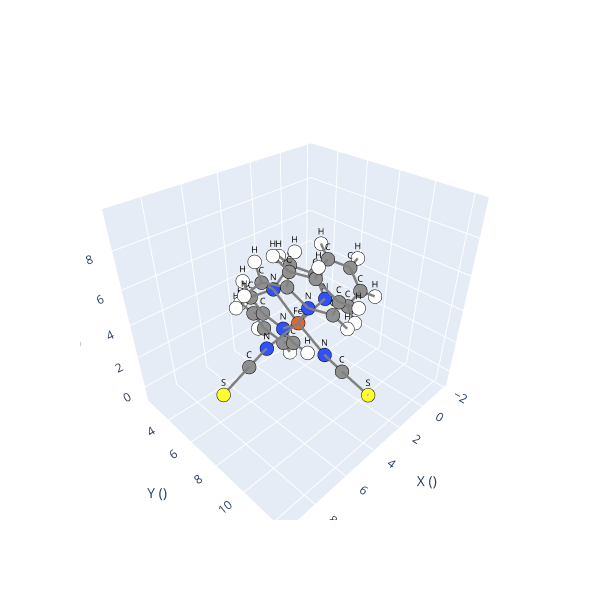

The notebook cell saved with this chart:
### Code cell
## All species can be visualized with the .view() method:
mol.view()

### Figure 1 — Plotly figure (JSON) as saved in the notebook; plotly's stock layout.template omitted (floating-point values rounded to 4 significant figures)
{"data": [{"hoverinfo": "text", "marker": {"color": ["#E06633", "#FFFF30", "#FFFF30", "#3050F8", "#3050F8", "#3050F8", "#3050F8", "#3050F8", "#3050F8", "#909090", "#FFFFFF", "#909090", "#FFFFFF", "#909090", "#FFFFFF", "#909090", "#FFFFFF", "#909090", "#909090", "#FFFFFF", "#FFFFFF", "#909090", "#FFFFFF", "#909090", "#FFFFFF", "#909090", "#909090", "#FFFFFF", "#FFFFFF", "#909090", "#FFFFFF", "#909090", "#FFFFFF", "#909090", "#FFFFFF", "#909090", "#FFFFFF", "#909090", "#909090", "#FFFFFF", "#FFFFFF", "#909090", "#909090", "#909090", "#FFFFFF", "#909090", "#FFFFFF"], "line": {"color": "black", "width": 1}, "size": 8}, "mode": "markers", "showlegend": false, "text": ["Fe", "S", "S", "N", "N", "N", "N", "N", "N", "C", "H", "C", "H", "C", "H", "C", "H", "C", "C", "H", "H", "C", "H", "C", "H", "C", "C", "H", "H", "C", "H", "C", "H", "C", "H", "C", "H", "C", "C", "H", "H", "C", "C", "C", "H", "C", "H"], "type": "scatter3d", "x": [4.209, 8.744, 3.337, 2.269, 3.868, 4.642, 4.365, 3.97, 6.114, 3.276, 3.053, 2.991, 2.612, 3.272, 3.084, 3.841, 4.029, 4.122, 4.829, 5.788, 4.631, 1.284, 1.509, 0.6165, 0.4065, 1.92, 3.059, 2.912, 3.086, 4.487, 4.092, 4.89, 4.784, 5.449, 5.724, 5.593, 5.965, 5.184, 5.382, 5.278, 6.276, 3.738, 7.199, -0.04127, -0.6979, -0.389, -1.279], "y": [7.709, 7.739, 11.5, 7.595, 6.26, 8.788, 6.192, 9.235, 7.626, 6.362, 7.207, 5.269, 5.377, 4.008, 3.256, 3.881, 3.043, 5.025, 5.026, 5.079, 4.206, 8.254, 8.958, 6.192, 5.482, 6.564, 5.952, 4.996, 6.321, 10.09, 10.6, 10.73, 11.65, 9.97, 10.37, 8.625, 8.098, 8.046, 6.592, 6.058, 6.447, 10.16, 7.654, 7.933, 8.423, 6.878, 6.632], "z": [4.145, 2.694, 1.428, 4.538, 2.845, 5.756, 5.431, 2.943, 3.676, 1.633, 1.315, 0.8581, 0.01692, 1.34, 0.8293, 2.601, 2.957, 3.312, 4.649, 4.516, 5.128, 3.91, 3.346, 5.531, 6.091, 5.35, 6.098, 6.174, 6.995, 5.959, 5.289, 7.134, 7.237, 8.138, 8.933, 7.95, 8.622, 6.763, 6.445, 7.249, 6.095, 2.319, 3.265, 4.065, 3.625, 4.878, 4.984]}, {"hoverinfo": "none", "mode": "text", "showlegend": false, "text": ["Fe", "S", "S", "N", "N", "N", "N", "N", "N", "C", "H", "C", "H", "C", "H", "C", "H", "C", "C", "H", "H", "C", "H", "C", "H", "C", "C", "H", "H", "C", "H", "C", "H", "C", "H", "C", "H", "C", "C", "H", "H", "C", "C", "C", "H", "C", "H"], "textfont": {"color": "black", "size": 9}, "type": "scatter3d", "x": [4.209, 8.744, 3.337, 2.269, 3.868, 4.642, 4.365, 3.97, 6.114, 3.276, 3.053, 2.991, 2.612, 3.272, 3.084, 3.841, 4.029, 4.122, 4.829, 5.788, 4.631, 1.284, 1.509, 0.6165, 0.4065, 1.92, 3.059, 2.912, 3.086, 4.487, 4.092, 4.89, 4.784, 5.449, 5.724, 5.593, 5.965, 5.184, 5.382, 5.278, 6.276, 3.738, 7.199, -0.04127, -0.6979, -0.389, -1.279], "y": [7.709, 7.739, 11.5, 7.595, 6.26, 8.788, 6.192, 9.235, 7.626, 6.362, 7.207, 5.269, 5.377, 4.008, 3.256, 3.881, 3.043, 5.025, 5.026, 5.079, 4.206, 8.254, 8.958, 6.192, 5.482, 6.564, 5.952, 4.996, 6.321, 10.09, 10.6, 10.73, 11.65, 9.97, 10.37, 8.625, 8.098, 8.046, 6.592, 6.058, 6.447, 10.16, 7.654, 7.933, 8.423, 6.878, 6.632], "z": [4.145, 2.694, 1.428, 4.538, 2.845, 5.756, 5.431, 2.943, 3.676, 1.633, 1.315, 0.8581, 0.01692, 1.34, 0.8293, 2.601, 2.957, 3.312, 4.649, 4.516, 5.128, 3.91, 3.346, 5.531, 6.091, 5.35, 6.098, 6.174, 6.995, 5.959, 5.289, 7.134, 7.237, 8.138, 8.933, 7.95, 8.622, 6.763, 6.445, 7.249, 6.095, 2.319, 3.265, 4.065, 3.625, 4.878, 4.984]}, {"hoverinfo": "none", "line": {"color": "gray", "width": 5}, "mode": "lines", "showlegend": false, "type": "scatter3d", "x": [4.365, 4.829], "y": [6.192, 5.026], "z": [5.431, 4.649]}, {"hoverinfo": "none", "line": {"color": "gray", "width": 5}, "mode": "lines", "showlegend": false, "type": "scatter3d", "x": [1.92, 0.6165], "y": [6.564, 6.192], "z": [5.35, 5.531]}, {"hoverinfo": "none", "line": {"color": "gray", "width": 5}, "mode": "lines", "showlegend": false, "type": "scatter3d", "x": [3.868, 4.209], "y": [6.26, 7.709], "z": [2.845, 4.145]}, {"hoverinfo": "none", "line": {"color": "gray", "width": 5}, "mode": "lines", "showlegend": false, "type": "scatter3d", "x": [4.829, 4.122], "y": [5.026, 5.025], "z": [4.649, 3.312]}, {"hoverinfo": "none", "line": {"color": "gray", "width": 5}, "mode": "lines", "showlegend": false, "type": "scatter3d", "x": [5.593, 5.449], "y": [8.625, 9.97], "z": [7.95, 8.138]}, {"hoverinfo": "none", "line": {"color": "gray", "width": 5}, "mode": "lines", "showlegend": false, "type": "scatter3d", "x": [3.868, 3.276], "y": [6.26, 6.362], "z": [2.845, 1.633]}, {"hoverinfo": "none", "line": {"color": "gray", "width": 5}, "mode": "lines", "showlegend": false, "type": "scatter3d", "x": [6.114, 4.209], "y": [7.626, 7.709], "z": [3.676, 4.145]}, {"hoverinfo": "none", "line": {"color": "gray", "width": 5}, "mode": "lines", "showlegend": false, "type": "scatter3d", "x": [3.084, 3.272], "y": [3.256, 4.008], "z": [0.8293, 1.34]}, {"hoverinfo": "none", "line": {"color": "gray", "width": 5}, "mode": "lines", "showlegend": false, "type": "scatter3d", "x": [4.89, 4.487], "y": [10.73, 10.09], "z": [7.134, 5.959]}, {"hoverinfo": "none", "line": {"color": "gray", "width": 5}, "mode": "lines", "showlegend": false, "type": "scatter3d", "x": [0.6165, 1.92], "y": [6.192, 6.564], "z": [5.531, 5.35]}, {"hoverinfo": "none", "line": {"color": "gray", "width": 5}, "mode": "lines", "showlegend": false, "type": "scatter3d", "x": [4.209, 4.642], "y": [7.709, 8.788], "z": [4.145, 5.756]}, {"hoverinfo": "none", "line": {"color": "gray", "width": 5}, "mode": "lines", "showlegend": false, "type": "scatter3d", "x": [5.788, 4.829], "y": [5.079, 5.026], "z": [4.516, 4.649]}, {"hoverinfo": "none", "line": {"color": "gray", "width": 5}, "mode": "lines", "showlegend": false, "type": "scatter3d", "x": [4.642, 5.184], "y": [8.788, 8.046], "z": [5.756, 6.763]}, {"hoverinfo": "none", "line": {"color": "gray", "width": 5}, "mode": "lines", "showlegend": false, "type": "scatter3d", "x": [-0.04127, 1.284], "y": [7.933, 8.254], "z": [4.065, 3.91]}, {"hoverinfo": "none", "line": {"color": "gray", "width": 5}, "mode": "lines", "showlegend": false, "type": "scatter3d", "x": [4.829, 5.788], "y": [5.026, 5.079], "z": [4.649, 4.516]}, {"hoverinfo": "none", "line": {"color": "gray", "width": 5}, "mode": "lines", "showlegend": false, "type": "scatter3d", "x": [8.744, 7.199], "y": [7.739, 7.654], "z": [2.694, 3.265]}, {"hoverinfo": "none", "line": {"color": "gray", "width": 5}, "mode": "lines", "showlegend": false, "type": "scatter3d", "x": [3.337, 3.738], "y": [11.5, 10.16], "z": [1.428, 2.319]}, {"hoverinfo": "none", "line": {"color": "gray", "width": 5}, "mode": "lines", "showlegend": false, "type": "scatter3d", "x": [3.276, 3.053], "y": [6.362, 7.207], "z": [1.633, 1.315]}, {"hoverinfo": "none", "line": {"color": "gray", "width": 5}, "mode": "lines", "showlegend": false, "type": "scatter3d", "x": [4.209, 3.97], "y": [7.709, 9.235], "z": [4.145, 2.943]}, {"hoverinfo": "none", "line": {"color": "gray", "width": 5}, "mode": "lines", "showlegend": false, "type": "scatter3d", "x": [5.184, 5.593], "y": [8.046, 8.625], "z": [6.763, 7.95]}, {"hoverinfo": "none", "line": {"color": "gray", "width": 5}, "mode": "lines", "showlegend": false, "type": "scatter3d", "x": [0.6165, -0.389], "y": [6.192, 6.878], "z": [5.531, 4.878]}, {"hoverinfo": "none", "line": {"color": "gray", "width": 5}, "mode": "lines", "showlegend": false, "type": "scatter3d", "x": [3.841, 4.029], "y": [3.881, 3.043], "z": [2.601, 2.957]}, {"hoverinfo": "none", "line": {"color": "gray", "width": 5}, "mode": "lines", "showlegend": false, "type": "scatter3d", "x": [4.029, 3.841], "y": [3.043, 3.881], "z": [2.957, 2.601]}, {"hoverinfo": "none", "line": {"color": "gray", "width": 5}, "mode": "lines", "showlegend": false, "type": "scatter3d", "x": [5.449, 4.89], "y": [9.97, 10.73], "z": [8.138, 7.134]}, {"hoverinfo": "none", "line": {"color": "gray", "width": 5}, "mode": "lines", "showlegend": false, "type": "scatter3d", "x": [3.059, 1.92], "y": [5.952, 6.564], "z": [6.098, 5.35]}, {"hoverinfo": "none", "line": {"color": "gray", "width": 5}, "mode": "lines", "showlegend": false, "type": "scatter3d", "x": [5.593, 5.184], "y": [8.625, 8.046], "z": [7.95, 6.763]}, {"hoverinfo": "none", "line": {"color": "gray", "width": 5}, "mode": "lines", "showlegend": false, "type": "scatter3d", "x": [1.509, 1.284], "y": [8.958, 8.254], "z": [3.346, 3.91]}, {"hoverinfo": "none", "line": {"color": "gray", "width": 5}, "mode": "lines", "showlegend": false, "type": "scatter3d", "x": [-0.389, 0.6165], "y": [6.878, 6.192], "z": [4.878, 5.531]}, {"hoverinfo": "none", "line": {"color": "gray", "width": 5}, "mode": "lines", "showlegend": false, "type": "scatter3d", "x": [5.382, 5.278], "y": [6.592, 6.058], "z": [6.445, 7.249]}, {"hoverinfo": "none", "line": {"color": "gray", "width": 5}, "mode": "lines", "showlegend": false, "type": "scatter3d", "x": [4.89, 5.449], "y": [10.73, 9.97], "z": [7.134, 8.138]}, {"hoverinfo": "none", "line": {"color": "gray", "width": 5}, "mode": "lines", "showlegend": false, "type": "scatter3d", "x": [2.991, 3.276], "y": [5.269, 6.362], "z": [0.8581, 1.633]}, {"hoverinfo": "none", "line": {"color": "gray", "width": 5}, "mode": "lines", "showlegend": false, "type": "scatter3d", "x": [-1.279, -0.389], "y": [6.632, 6.878], "z": [4.984, 4.878]}, {"hoverinfo": "none", "line": {"color": "gray", "width": 5}, "mode": "lines", "showlegend": false, "type": "scatter3d", "x": [6.276, 5.382], "y": [6.447, 6.592], "z": [6.095, 6.445]}, {"hoverinfo": "none", "line": {"color": "gray", "width": 5}, "mode": "lines", "showlegend": false, "type": "scatter3d", "x": [1.284, -0.04127], "y": [8.254, 7.933], "z": [3.91, 4.065]}, {"hoverinfo": "none", "line": {"color": "gray", "width": 5}, "mode": "lines", "showlegend": false, "type": "scatter3d", "x": [3.272, 3.084], "y": [4.008, 3.256], "z": [1.34, 0.8293]}, {"hoverinfo": "none", "line": {"color": "gray", "width": 5}, "mode": "lines", "showlegend": false, "type": "scatter3d", "x": [-0.389, -1.279], "y": [6.878, 6.632], "z": [4.878, 4.984]}, {"hoverinfo": "none", "line": {"color": "gray", "width": 5}, "mode": "lines", "showlegend": false, "type": "scatter3d", "x": [0.4065, 0.6165], "y": [5.482, 6.192], "z": [6.091, 5.531]}, {"hoverinfo": "none", "line": {"color": "gray", "width": 5}, "mode": "lines", "showlegend": false, "type": "scatter3d", "x": [5.449, 5.593], "y": [9.97, 8.625], "z": [8.138, 7.95]}, {"hoverinfo": "none", "line": {"color": "gray", "width": 5}, "mode": "lines", "showlegend": false, "type": "scatter3d", "x": [5.184, 4.642], "y": [8.046, 8.788], "z": [6.763, 5.756]}, {"hoverinfo": "none", "line": {"color": "gray", "width": 5}, "mode": "lines", "showlegend": false, "type": "scatter3d", "x": [4.642, 4.209], "y": [8.788, 7.709], "z": [5.756, 4.145]}, {"hoverinfo": "none", "line": {"color": "gray", "width": 5}, "mode": "lines", "showlegend": false, "type": "scatter3d", "x": [4.487, 4.89], "y": [10.09, 10.73], "z": [5.959, 7.134]}, {"hoverinfo": "none", "line": {"color": "gray", "width": 5}, "mode": "lines", "showlegend": false, "type": "scatter3d", "x": [0.6165, 0.4065], "y": [6.192, 5.482], "z": [5.531, 6.091]}, {"hoverinfo": "none", "line": {"color": "gray", "width": 5}, "mode": "lines", "showlegend": false, "type": "scatter3d", "x": [2.269, 1.284], "y": [7.595, 8.254], "z": [4.538, 3.91]}, {"hoverinfo": "none", "line": {"color": "gray", "width": 5}, "mode": "lines", "showlegend": false, "type": "scatter3d", "x": [4.365, 5.382], "y": [6.192, 6.592], "z": [5.431, 6.445]}, {"hoverinfo": "none", "line": {"color": "gray", "width": 5}, "mode": "lines", "showlegend": false, "type": "scatter3d", "x": [3.97, 4.209], "y": [9.235, 7.709], "z": [2.943, 4.145]}, {"hoverinfo": "none", "line": {"color": "gray", "width": 5}, "mode": "lines", "showlegend": false, "type": "scatter3d", "x": [3.841, 3.272], "y": [3.881, 4.008], "z": [2.601, 1.34]}, {"hoverinfo": "none", "line": {"color": "gray", "width": 5}, "mode": "lines", "showlegend": false, "type": "scatter3d", "x": [4.092, 4.487], "y": [10.6, 10.09], "z": [5.289, 5.959]}, {"hoverinfo": "none", "line": {"color": "gray", "width": 5}, "mode": "lines", "showlegend": false, "type": "scatter3d", "x": [4.122, 3.868], "y": [5.025, 6.26], "z": [3.312, 2.845]}, {"hoverinfo": "none", "line": {"color": "gray", "width": 5}, "mode": "lines", "showlegend": false, "type": "scatter3d", "x": [3.738, 3.97], "y": [10.16, 9.235], "z": [2.319, 2.943]}, {"hoverinfo": "none", "line": {"color": "gray", "width": 5}, "mode": "lines", "showlegend": false, "type": "scatter3d", "x": [2.912, 3.059], "y": [4.996, 5.952], "z": [6.174, 6.098]}, {"hoverinfo": "none", "line": {"color": "gray", "width": 5}, "mode": "lines", "showlegend": false, "type": "scatter3d", "x": [3.059, 4.365], "y": [5.952, 6.192], "z": [6.098, 5.431]}, {"hoverinfo": "none", "line": {"color": "gray", "width": 5}, "mode": "lines", "showlegend": false, "type": "scatter3d", "x": [1.92, 3.059], "y": [6.564, 5.952], "z": [5.35, 6.098]}, {"hoverinfo": "none", "line": {"color": "gray", "width": 5}, "mode": "lines", "showlegend": false, "type": "scatter3d", "x": [3.059, 2.912], "y": [5.952, 4.996], "z": [6.098, 6.174]}, {"hoverinfo": "none", "line": {"color": "gray", "width": 5}, "mode": "lines", "showlegend": false, "type": "scatter3d", "x": [1.284, 1.509], "y": [8.254, 8.958], "z": [3.91, 3.346]}, {"hoverinfo": "none", "line": {"color": "gray", "width": 5}, "mode": "lines", "showlegend": false, "type": "scatter3d", "x": [4.89, 4.784], "y": [10.73, 11.65], "z": [7.134, 7.237]}, {"hoverinfo": "none", "line": {"color": "gray", "width": 5}, "mode": "lines", "showlegend": false, "type": "scatter3d", "x": [2.269, 1.92], "y": [7.595, 6.564], "z": [4.538, 5.35]}, {"hoverinfo": "none", "line": {"color": "gray", "width": 5}, "mode": "lines", "showlegend": false, "type": "scatter3d", "x": [3.97, 3.738], "y": [9.235, 10.16], "z": [2.943, 2.319]}, {"hoverinfo": "none", "line": {"color": "gray", "width": 5}, "mode": "lines", "showlegend": false, "type": "scatter3d", "x": [7.199, 6.114], "y": [7.654, 7.626], "z": [3.265, 3.676]}, {"hoverinfo": "none", "line": {"color": "gray", "width": 5}, "mode": "lines", "showlegend": false, "type": "scatter3d", "x": [4.122, 4.829], "y": [5.025, 5.026], "z": [3.312, 4.649]}, {"hoverinfo": "none", "line": {"color": "gray", "width": 5}, "mode": "lines", "showlegend": false, "type": "scatter3d", "x": [3.272, 2.991], "y": [4.008, 5.269], "z": [1.34, 0.8581]}, {"hoverinfo": "none", "line": {"color": "gray", "width": 5}, "mode": "lines", "showlegend": false, "type": "scatter3d", "x": [-0.389, -0.04127], "y": [6.878, 7.933], "z": [4.878, 4.065]}, {"hoverinfo": "none", "line": {"color": "gray", "width": 5}, "mode": "lines", "showlegend": false, "type": "scatter3d", "x": [6.114, 7.199], "y": [7.626, 7.654], "z": [3.676, 3.265]}, {"hoverinfo": "none", "line": {"color": "gray", "width": 5}, "mode": "lines", "showlegend": false, "type": "scatter3d", "x": [2.269, 4.209], "y": [7.595, 7.709], "z": [4.538, 4.145]}, {"hoverinfo": "none", "line": {"color": "gray", "width": 5}, "mode": "lines", "showlegend": false, "type": "scatter3d", "x": [4.365, 3.059], "y": [6.192, 5.952], "z": [5.431, 6.098]}, {"hoverinfo": "none", "line": {"color": "gray", "width": 5}, "mode": "lines", "showlegend": false, "type": "scatter3d", "x": [-0.04127, -0.389], "y": [7.933, 6.878], "z": [4.065, 4.878]}, {"hoverinfo": "none", "line": {"color": "gray", "width": 5}, "mode": "lines", "showlegend": false, "type": "scatter3d", "x": [5.382, 6.276], "y": [6.592, 6.447], "z": [6.445, 6.095]}, {"hoverinfo": "none", "line": {"color": "gray", "width": 5}, "mode": "lines", "showlegend": false, "type": "scatter3d", "x": [3.738, 3.337], "y": [10.16, 11.5], "z": [2.319, 1.428]}, {"hoverinfo": "none", "line": {"color": "gray", "width": 5}, "mode": "lines", "showlegend": false, "type": "scatter3d", "x": [3.868, 4.122], "y": [6.26, 5.025], "z": [2.845, 3.312]}, {"hoverinfo": "none", "line": {"color": "gray", "width": 5}, "mode": "lines", "showlegend": false, "type": "scatter3d", "x": [7.199, 8.744], "y": [7.654, 7.739], "z": [3.265, 2.694]}, {"hoverinfo": "none", "line": {"color": "gray", "width": 5}, "mode": "lines", "showlegend": false, "type": "scatter3d", "x": [4.209, 3.868], "y": [7.709, 6.26], "z": [4.145, 2.845]}, {"hoverinfo": "none", "line": {"color": "gray", "width": 5}, "mode": "lines", "showlegend": false, "type": "scatter3d", "x": [1.92, 2.269], "y": [6.564, 7.595], "z": [5.35, 4.538]}, {"hoverinfo": "none", "line": {"color": "gray", "width": 5}, "mode": "lines", "showlegend": false, "type": "scatter3d", "x": [2.991, 3.272], "y": [5.269, 4.008], "z": [0.8581, 1.34]}, {"hoverinfo": "none", "line": {"color": "gray", "width": 5}, "mode": "lines", "showlegend": false, "type": "scatter3d", "x": [5.382, 4.365], "y": [6.592, 6.192], "z": [6.445, 5.431]}, {"hoverinfo": "none", "line": {"color": "gray", "width": 5}, "mode": "lines", "showlegend": false, "type": "scatter3d", "x": [4.631, 4.829], "y": [4.206, 5.026], "z": [5.128, 4.649]}, {"hoverinfo": "none", "line": {"color": "gray", "width": 5}, "mode": "lines", "showlegend": false, "type": "scatter3d", "x": [4.487, 4.092], "y": [10.09, 10.6], "z": [5.959, 5.289]}, {"hoverinfo": "none", "line": {"color": "gray", "width": 5}, "mode": "lines", "showlegend": false, "type": "scatter3d", "x": [4.209, 4.365], "y": [7.709, 6.192], "z": [4.145, 5.431]}, {"hoverinfo": "none", "line": {"color": "gray", "width": 5}, "mode": "lines", "showlegend": false, "type": "scatter3d", "x": [5.965, 5.593], "y": [8.098, 8.625], "z": [8.622, 7.95]}, {"hoverinfo": "none", "line": {"color": "gray", "width": 5}, "mode": "lines", "showlegend": false, "type": "scatter3d", "x": [4.642, 4.487], "y": [8.788, 10.09], "z": [5.756, 5.959]}, {"hoverinfo": "none", "line": {"color": "gray", "width": 5}, "mode": "lines", "showlegend": false, "type": "scatter3d", "x": [4.487, 4.642], "y": [10.09, 8.788], "z": [5.959, 5.756]}, {"hoverinfo": "none", "line": {"color": "gray", "width": 5}, "mode": "lines", "showlegend": false, "type": "scatter3d", "x": [4.784, 4.89], "y": [11.65, 10.73], "z": [7.237, 7.134]}, {"hoverinfo": "none", "line": {"color": "gray", "width": 5}, "mode": "lines", "showlegend": false, "type": "scatter3d", "x": [4.829, 4.631], "y": [5.026, 4.206], "z": [4.649, 5.128]}, {"hoverinfo": "none", "line": {"color": "gray", "width": 5}, "mode": "lines", "showlegend": false, "type": "scatter3d", "x": [5.593, 5.965], "y": [8.625, 8.098], "z": [7.95, 8.622]}, {"hoverinfo": "none", "line": {"color": "gray", "width": 5}, "mode": "lines", "showlegend": false, "type": "scatter3d", "x": [4.122, 3.841], "y": [5.025, 3.881], "z": [3.312, 2.601]}, {"hoverinfo": "none", "line": {"color": "gray", "width": 5}, "mode": "lines", "showlegend": false, "type": "scatter3d", "x": [3.053, 3.276], "y": [7.207, 6.362], "z": [1.315, 1.633]}, {"hoverinfo": "none", "line": {"color": "gray", "width": 5}, "mode": "lines", "showlegend": false, "type": "scatter3d", "x": [3.276, 2.991], "y": [6.362, 5.269], "z": [1.633, 0.8581]}, {"hoverinfo": "none", "line": {"color": "gray", "width": 5}, "mode": "lines", "showlegend": false, "type": "scatter3d", "x": [4.209, 6.114], "y": [7.709, 7.626], "z": [4.145, 3.676]}, {"hoverinfo": "none", "line": {"color": "gray", "width": 5}, "mode": "lines", "showlegend": false, "type": "scatter3d", "x": [1.284, 2.269], "y": [8.254, 7.595], "z": [3.91, 4.538]}, {"hoverinfo": "none", "line": {"color": "gray", "width": 5}, "mode": "lines", "showlegend": false, "type": "scatter3d", "x": [3.841, 4.122], "y": [3.881, 5.025], "z": [2.601, 3.312]}, {"hoverinfo": "none", "line": {"color": "gray", "width": 5}, "mode": "lines", "showlegend": false, "type": "scatter3d", "x": [5.382, 5.184], "y": [6.592, 8.046], "z": [6.445, 6.763]}, {"hoverinfo": "none", "line": {"color": "gray", "width": 5}, "mode": "lines", "showlegend": false, "type": "scatter3d", "x": [5.278, 5.382], "y": [6.058, 6.592], "z": [7.249, 6.445]}, {"hoverinfo": "none", "line": {"color": "gray", "width": 5}, "mode": "lines", "showlegend": false, "type": "scatter3d", "x": [3.276, 3.868], "y": [6.362, 6.26], "z": [1.633, 2.845]}, {"hoverinfo": "none", "line": {"color": "gray", "width": 5}, "mode": "lines", "showlegend": false, "type": "scatter3d", "x": [5.724, 5.449], "y": [10.37, 9.97], "z": [8.933, 8.138]}, {"hoverinfo": "none", "line": {"color": "gray", "width": 5}, "mode": "lines", "showlegend": false, "type": "scatter3d", "x": [3.086, 3.059], "y": [6.321, 5.952], "z": [6.995, 6.098]}, {"hoverinfo": "none", "line": {"color": "gray", "width": 5}, "mode": "lines", "showlegend": false, "type": "scatter3d", "x": [5.184, 5.382], "y": [8.046, 6.592], "z": [6.763, 6.445]}, {"hoverinfo": "none", "line": {"color": "gray", "width": 5}, "mode": "lines", "showlegend": false, "type": "scatter3d", "x": [4.829, 4.365], "y": [5.026, 6.192], "z": [4.649, 5.431]}, {"hoverinfo": "none", "line": {"color": "gray", "width": 5}, "mode": "lines", "showlegend": false, "type": "scatter3d", "x": [5.449, 5.724], "y": [9.97, 10.37], "z": [8.138, 8.933]}, {"hoverinfo": "none", "line": {"color": "gray", "width": 5}, "mode": "lines", "showlegend": false, "type": "scatter3d", "x": [2.612, 2.991], "y": [5.377, 5.269], "z": [0.01692, 0.8581]}, {"hoverinfo": "none", "line": {"color": "gray", "width": 5}, "mode": "lines", "showlegend": false, "type": "scatter3d", "x": [3.059, 3.086], "y": [5.952, 6.321], "z": [6.098, 6.995]}, {"hoverinfo": "none", "line": {"color": "gray", "width": 5}, "mode": "lines", "showlegend": false, "type": "scatter3d", "x": [-0.04127, -0.6979], "y": [7.933, 8.423], "z": [4.065, 3.625]}, {"hoverinfo": "none", "line": {"color": "gray", "width": 5}, "mode": "lines", "showlegend": false, "type": "scatter3d", "x": [-0.6979, -0.04127], "y": [8.423, 7.933], "z": [3.625, 4.065]}, {"hoverinfo": "none", "line": {"color": "gray", "width": 5}, "mode": "lines", "showlegend": false, "type": "scatter3d", "x": [4.209, 2.269], "y": [7.709, 7.595], "z": [4.145, 4.538]}, {"hoverinfo": "none", "line": {"color": "gray", "width": 5}, "mode": "lines", "showlegend": false, "type": "scatter3d", "x": [2.991, 2.612], "y": [5.269, 5.377], "z": [0.8581, 0.01692]}, {"hoverinfo": "none", "line": {"color": "gray", "width": 5}, "mode": "lines", "showlegend": false, "type": "scatter3d", "x": [4.365, 4.209], "y": [6.192, 7.709], "z": [5.431, 4.145]}, {"hoverinfo": "none", "line": {"color": "gray", "width": 5}, "mode": "lines", "showlegend": false, "type": "scatter3d", "x": [3.272, 3.841], "y": [4.008, 3.881], "z": [1.34, 2.601]}], "layout": {"height": 600, "scene": {"xaxis": {"range": [-2.279, 9.744], "title": {"text": "X ()"}}, "yaxis": {"range": [2.043, 12.65], "title": {"text": "Y ()"}}, "zaxis": {"range": [-0.9831, 9.933], "title": {"text": "Z ()"}}}, "width": 600}}
